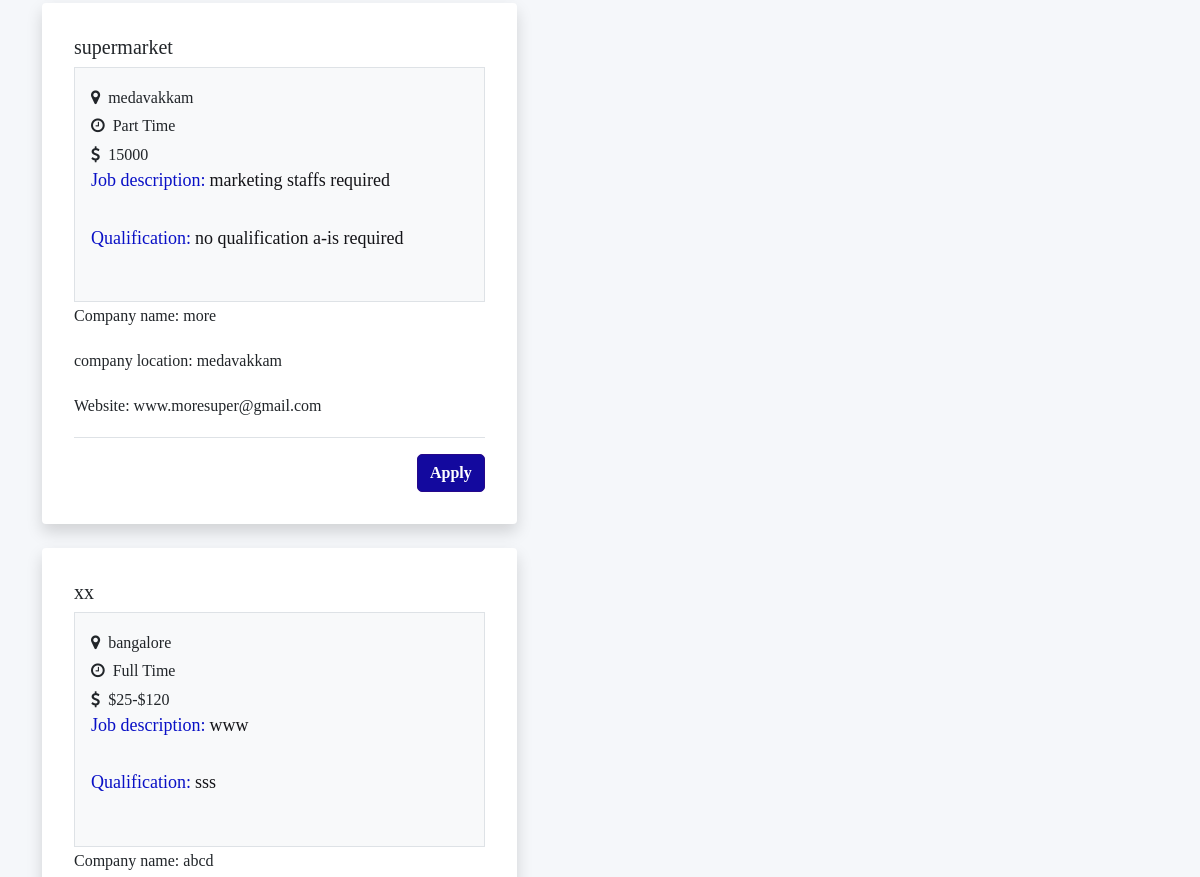
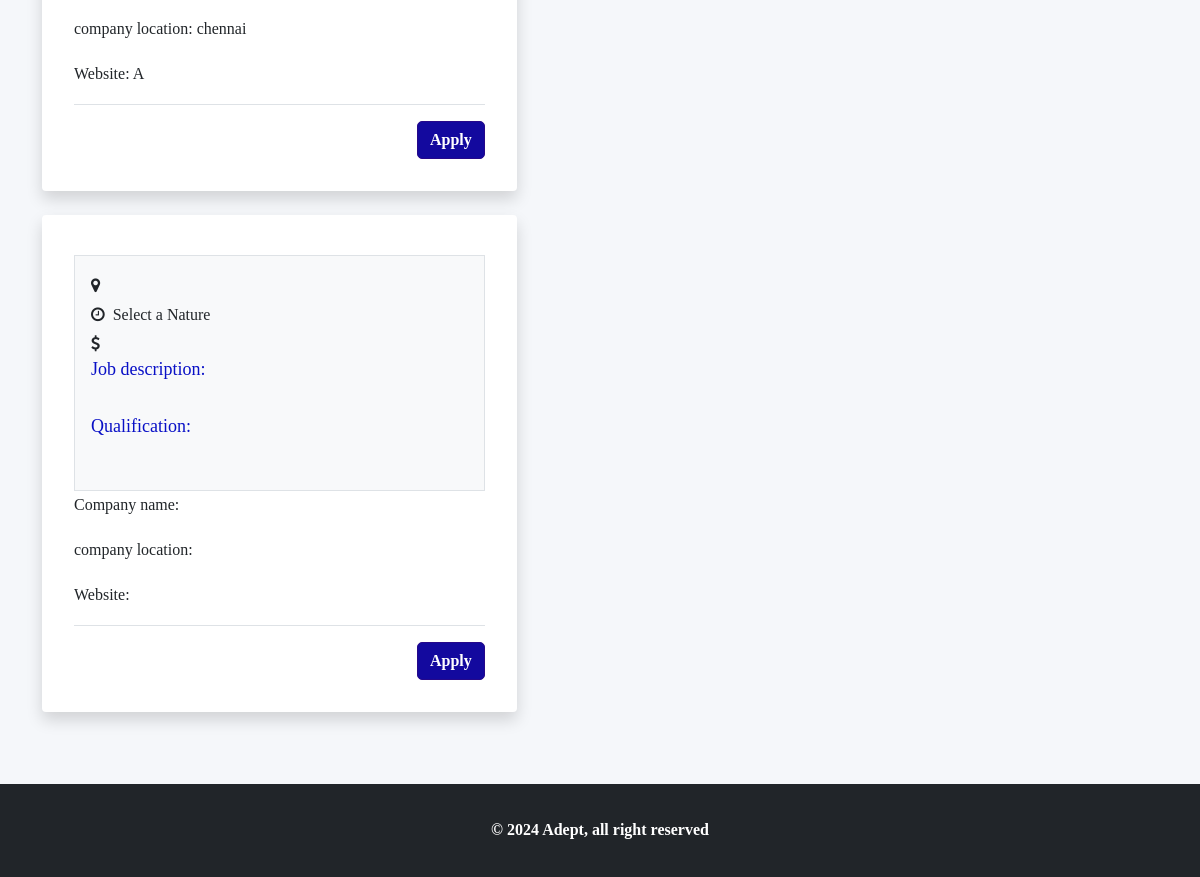
Before: /Findjobs (lower part) with the older database file (2 pictures, top to bottom).
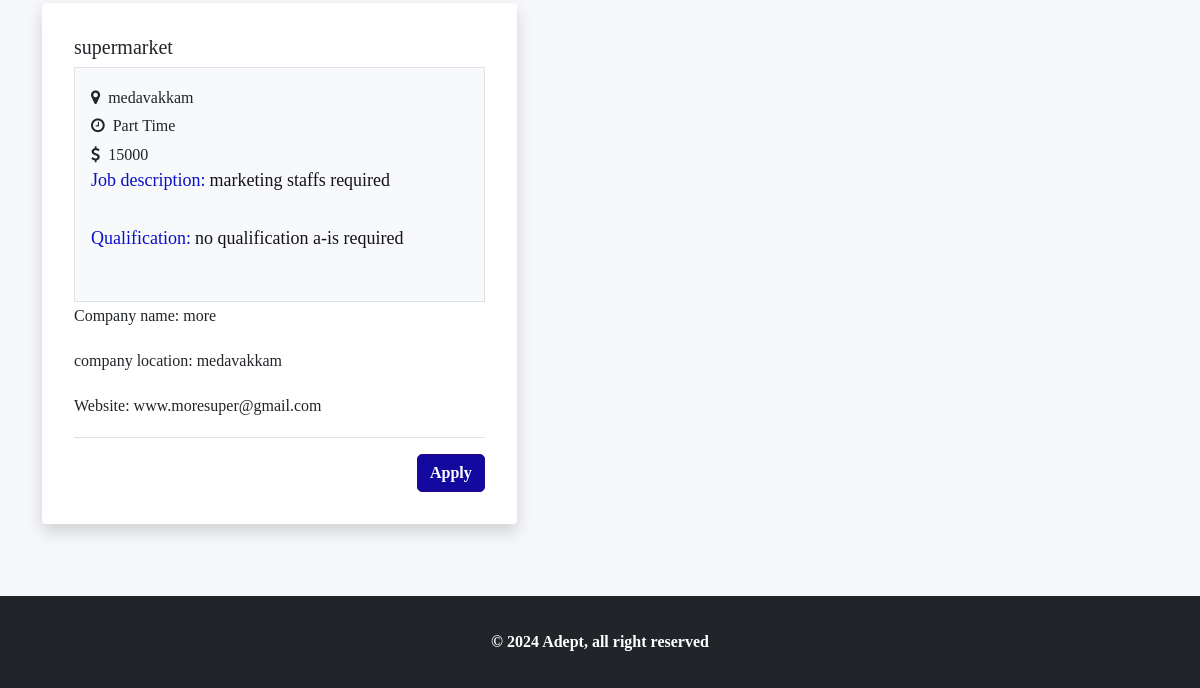
After: the same page with the newer database file.
### tables this page shows
CREATE TABLE jobs(title text,category text,jobnature text,vacancy text,salary text,location text,description text,qualifications text,keywords text,name text, companylocation tect,website text);

### app.py (the view)
@app.route('/Findjobs')
def Findjobs():
    sqlconnection = sqlite3.connect('adept.db')
    cur = sqlconnection.cursor()
    cur.execute("""select * from jobs""")
    sqlconnection.commit()
    find=cur.fetchall()
    return render_template('jobs.html',findjobs=find)

### templates/jobs.html (shortened to what this page needs)
<!DOCTYPE html>
<html class="no-js" lang="en_AU">
<head>
    <link href="https://cdn.jsdelivr.net/npm/bootstrap@5.0.2/dist/css/bootstrap.min.css" rel="stylesheet">
    <link rel="stylesheet" href="{{url_for('static' ,filename='style.css')}}">
	<link rel="stylesheet" href="https://cdnjs.cloudflare.com/ajax/libs/font-awesome/4.7.0/css/font-awesome.css" />
    <link rel="stylesheet" type="text/css" href="src/style.css" />
</head>
<body data-instant-intensity="mousedown">
<section class="section-3 py-5 bg-2 ">
    <div class="container">
        <div class="row">
            <div class="col-md-8 col-lg-9 ">
                <div class="job_listing_area">
                    <div class="job_lists">
                    {%for i in findjobs%}
                    <div class="row">
                       <div class="col-md-7">
                        <div class="card border-0 p-3 shadow mb-4">
                            <div class="card-body">
                                <h3 class="border-0 fs-5 pb-2 mb-0" >{{i[0]}}</h3>
                                <div class="bg-light p-3 border">
                                    <p class="mb-0">
                                        <span class="fw-bolder"><i class="fa fa-map-marker"></i></span>
                                        <span class="ps-1">{{i[5]}}</span>
                                    </p>
                                    <p class="mb-0">
                                        <span class="fw-bolder"><i class="fa fa-clock-o"></i></span>
                                        <span class="ps-1">{{i[2]}}</span>
                                    </p>
                                    <p class="mb-0">
                                        <span class="fw-bolder"><i class="fa fa-usd"></i></span>
                                        <span class="ps-1">{{i[4]}}</span>
                                    </p>
                                    <p class="mb-0">
                                        <h6 style="color:rgba(9, 16, 198);">Job description:<span class="ps-1" style="color:rgb(20, 20, 24);">{{i[6]}}</span></h6>
                                    </p>
                                    <p class="mb-0">
                                        <h6 style="color:rgba(9, 16, 198);" >Qualification:<span class="ps-1" style="color:rgba(20, 20, 24);">{{i[7]}}</span></h6>
                                    </p>
                                </div>
                                <p>Company name: {{i[9]}}</p>
                                <p>company location: {{i[10]}}</p>
                                <p>Website: {{i[11]}}</p>
                                    <div class="border-bottom"></div>
                                    <div class="pt-3 text-end">
                                        <a href="/jobapply" class="btn btn-success">Apply</a>
                                    </div>
                                </div>
                            </div>
                        </div>
                    </div>
                       {% endfor %}
                    </div>
                    </div>
                </div>
            </div>
        </div>
</section>
<footer class="bg-dark py-3 bg-2">
<div class="container">
    <p class="text-center text-white pt-3 fw-bold fs-6">© 2024 Adept, all right reserved</p>
</div>
</footer>
</body>
</html>

Changed rows visible on the page:
removed jobs: title "xx", location "bangalore", jobnature "Full Time", salary "$25-$120", description "www", qualifications "sss", name "abcd", companylocation "chennai", website "A"
removed jobs: jobnature "Select a Nature"
